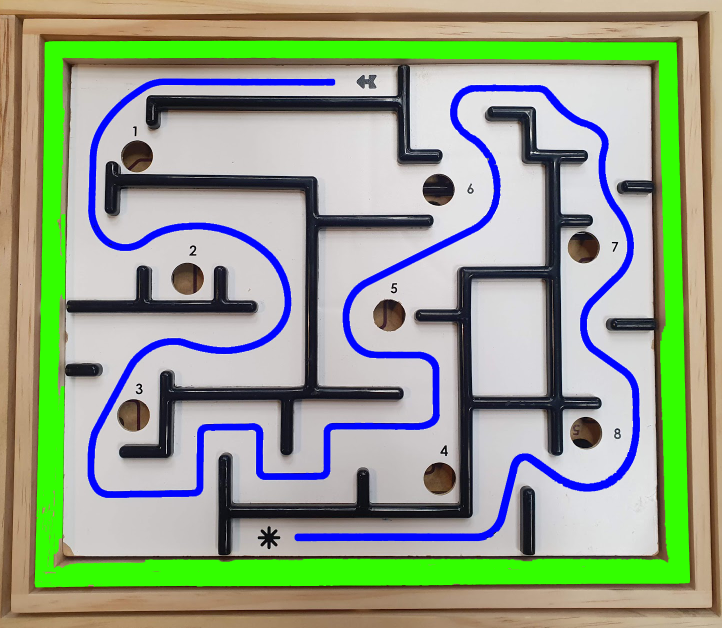
#> input picture maze_solving/maze_edited_noborder_warp.png, 1443 x 1255 px (shown at 1/2 size)
$ python image_rectification_colours_green_red.py
#> lines starting #> are read from the running program, lines starting #| are printed output that depends on the picture; after the words box and inside, x2 and y2 are one past the last pixel; in counts of white or black regions, pixels touching at a corner belong together
import cv2
import numpy as np

# Defining green colour range
lower_green = np.array([50, 200, 200])
upper_green = np.array([60, 255, 255])

# Defining red colour range
lower_red1 = np.array([0, 70, 130])
upper_red1 = np.array([10, 255, 255])
lower_red2 = np.array([170, 70, 130])
upper_red2 = np.array([180, 255, 255])
#lower_color = np.array([0, 0, 150])
#upper_color = np.array([255, 50, 255])
width = 720
height = 540

def rectify(image):

    # Convert the image to HSV color space
    hsv = cv2.cvtColor(image, cv2.COLOR_BGR2HSV)

    # Create a binary mask where the color is within the range
    mask = cv2.inRange(hsv, lower_green, upper_green)
    mask_red1 = cv2.inRange(hsv, lower_red1, upper_red1)
    mask_red2 = cv2.inRange(hsv, lower_red2, upper_red2)
    mask_red = cv2.bitwise_or(mask_red1, mask_red2)


    # Find contours in the mask
    contours, _ = cv2.findContours(mask, cv2.RETR_EXTERNAL, cv2.CHAIN_APPROX_SIMPLE)
    contours_red, _ = cv2.findContours(mask_red, cv2.RETR_TREE, cv2.CHAIN_APPROX_SIMPLE)

    # Assume the largest contour is the quadrilateral
    contour = max(contours, key=cv2.contourArea)

    # Get the convex hull of the contour
    hull = cv2.convexHull(contour)

    # Approximate the convex hull to a polygon with four vertices
    epsilon = 0.02*cv2.arcLength(hull, True)
    approx = cv2.approxPolyDP(hull, epsilon, True)
    #print(len(approx))

    # Now you can use these points in the perspective transform as before
    src_pts = np.float32(approx)
    # [4 lines of commented-out code are left out]

    dst_pts = np.float32([[width, 0], [width, height], [0, height], [0, 0]])
    # Compute the homography matrix
    H, _ = cv2.findHomography(src_pts, dst_pts)

    # Apply the perspective transformation
    warped_image = cv2.warpPerspective(image, H, (width, height))

    return warped_image

if __name__ == "__main__":
    # Load the image
    image = cv2.imread('maze_edited_noborder_warp.png')
#> image is the input picture: shape (1255, 1443, 3); mean B, G, R 140, 163, 149.9
    image = cv2.resize(image,(720,540))
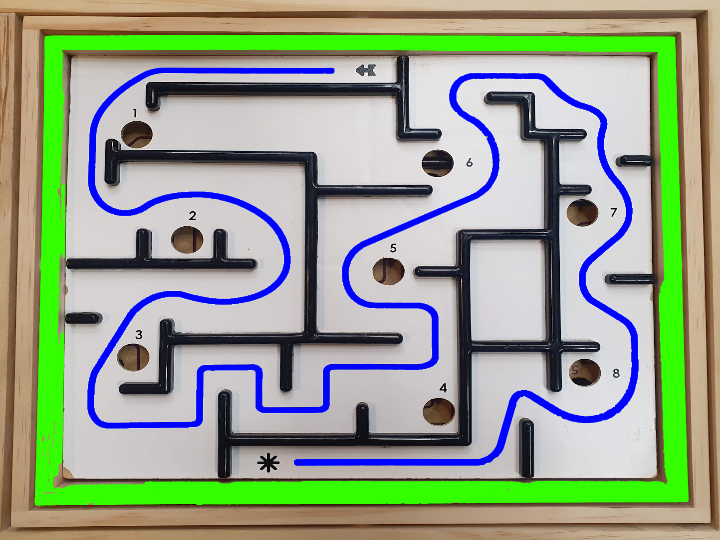
#> image: shape (540, 720, 3); mean B, G, R 139.9, 162.9, 149.7

    # Display the image
    cv2.imshow('Image', rectify(image))
#> in rectify, `hsv = cv2.cvtColor(image, cv2.COLOR_BGR2HSV)`: hsv: shape (540, 720, 3); mean H, S, V 55.3, 75.7, 184.2
#> in rectify, `mask = cv2.inRange(hsv, lower_green, upper_green)`:
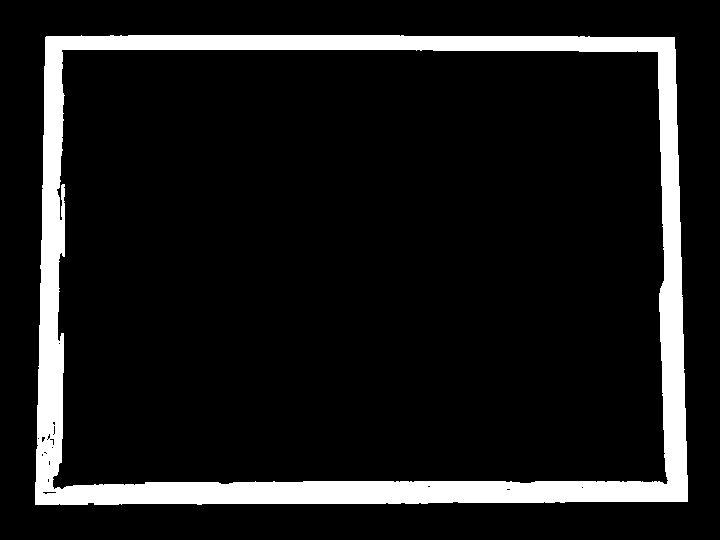
#> mask: shape (540, 720); 10.6% white; 1 white region, box (x1, y1, x2, y2) and area: (35, 35, 688, 505) 41191
#> in rectify, `mask_red1 = cv2.inRange(hsv, lower_red1, upper_red1)`:
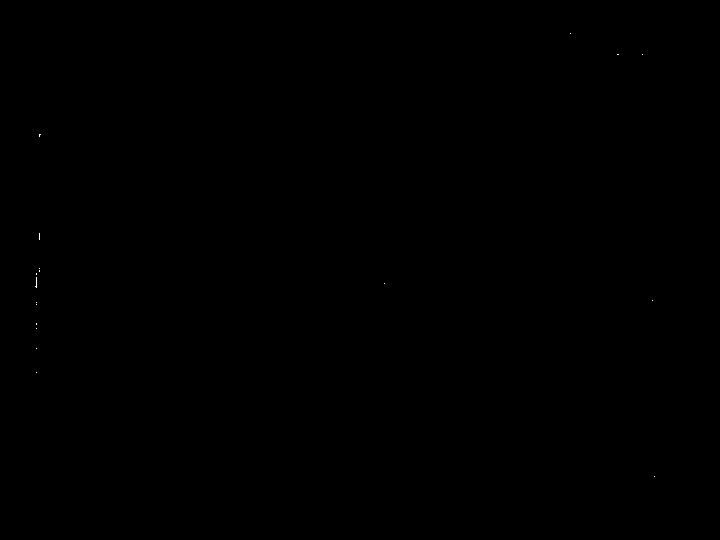
#> mask_red1: shape (540, 720); 0.01% white in thin lines or dots, all inside (x1, y1, x2, y2) = (35, 33, 655, 477)
#> in rectify, `mask_red2 = cv2.inRange(hsv, lower_red2, upper_red2)`: mask_red2: shape (540, 720); every value is 0
#> in rectify, `contours, _ = cv2.findContours(mask, cv2.RETR_EXTERNAL, cv2.CHAIN_APPR..`: contours = 1 contour; box (x1, y1, x2, y2) and area: (35, 35, 688, 505) 298850
#> in rectify, `contours_red, _ = cv2.findContours(mask_red, cv2.RETR_TREE, cv2.CHAIN_..`: contours_red = 18 contours, all with area under 20
#> in rectify, `contour = max(contours, key=cv2.contourArea)`: contour = contour of 142 points, box (x1, y1, x2, y2) (35, 35, 688, 505), area 298850
#> in rectify, `hull = cv2.convexHull(contour)`: hull = contour of 17 points, box (x1, y1, x2, y2) (35, 35, 688, 505), area 300058
#> in rectify, `epsilon = 0.02*cv2.arcLength(hull, True)`: epsilon = 44.26
#> in rectify, `approx = cv2.approxPolyDP(hull, epsilon, True)`: approx = [[674, 37], [687, 501], [35, 504], [46, 36]]
#> in rectify, `H, _ = cv2.findHomography(src_pts, dst_pts)`: H = [[1.14, 0.0268, -53.38], [-0.00191, 1.2, -43.14], [-1.34e-05, 8.19e-05, 1]]
#> in rectify, `warped_image = cv2.warpPerspective(image, H, (width, height))`:
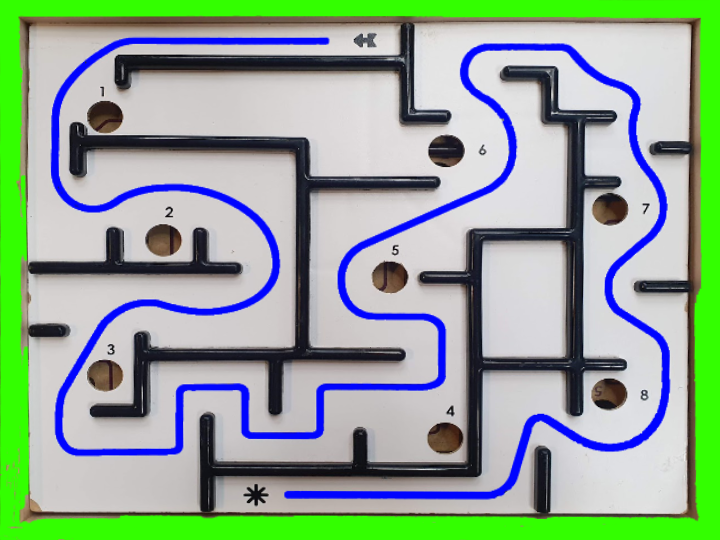
#> warped_image: shape (540, 720, 3); mean B, G, R 151, 170.1, 146
    cv2.waitKey(0)
    cv2.destroyAllWindows()

$ run again, with maze_solving/maze_edited_warp.png copied over maze_solving/maze_edited_noborder_warp.png
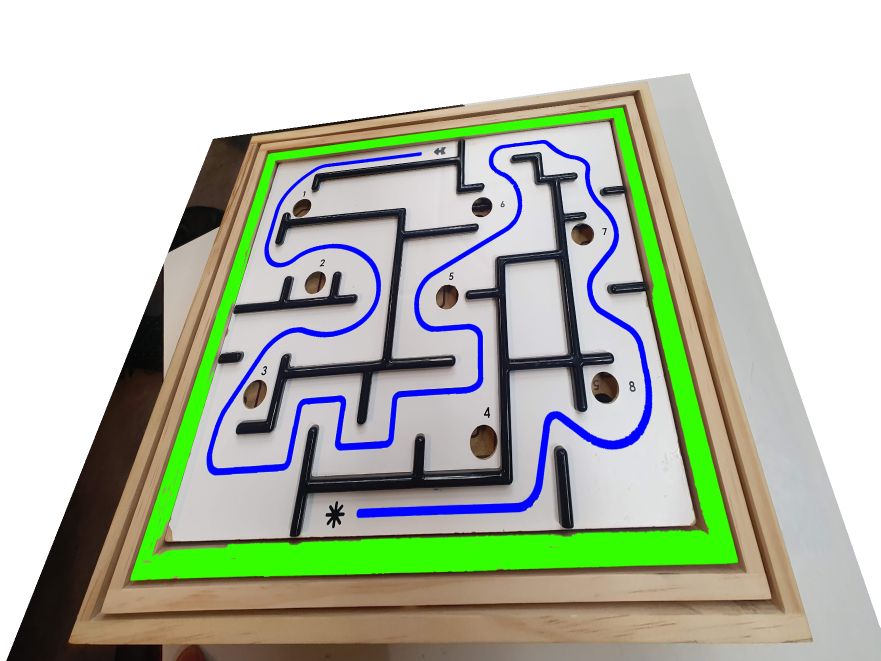
#> input picture maze_solving/maze_edited_warp.png, 1761 x 1321 px (shown at 1/2 size)
#> image is the input picture: shape (1321, 1761, 3); mean B, G, R 174.4, 190, 183.5
#> image: shape (540, 720, 3)
#> hsv: shape (540, 720, 3); mean H, S, V 32.7, 48.8, 202
#> in rectify, `mask = cv2.inRange(hsv, lower_green, upper_green)`:
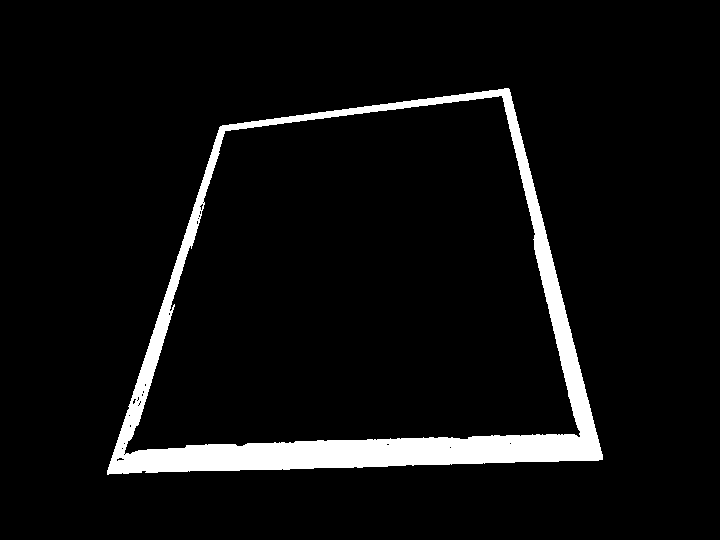
#> mask: shape (540, 720); 6.1% white; 1 white region, box (x1, y1, x2, y2) and area: (107, 88, 603, 475) 23524
#> mask_red1: shape (540, 720); 0.01% white in thin lines or dots, all inside (x1, y1, x2, y2) = (133, 105, 567, 531)
#> mask_red2: shape (540, 720); every value is 0
#> contours = 1 contour; box (x1, y1, x2, y2) and area: (107, 88, 603, 475) 140754
#> contours_red = 20 contours, all with area under 20
#> contour = contour of 549 points, box (x1, y1, x2, y2) (107, 88, 603, 475), area 140754
#> hull = contour of 21 points, box (x1, y1, x2, y2) (107, 88, 603, 475), area 141812
#> epsilon = 30.71
#> approx = [[509, 89], [602, 459], [107, 474], [220, 126]]
#> H = [[4.59, 1.49, -1198.7], [0.566, 4.42, -681.8], [0.000905, 0.00345, 1]]
#> in rectify, `warped_image = cv2.warpPerspective(image, H, (width, height))`:
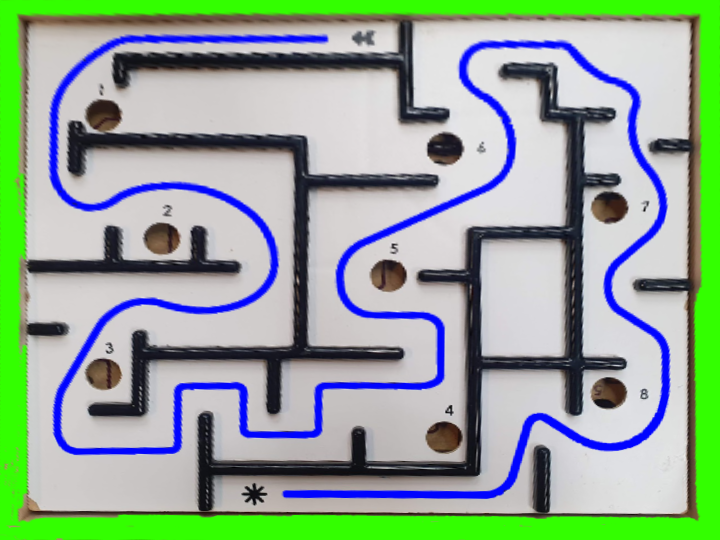
#> warped_image: shape (540, 720, 3); mean B, G, R 151.9, 169.7, 146.6
